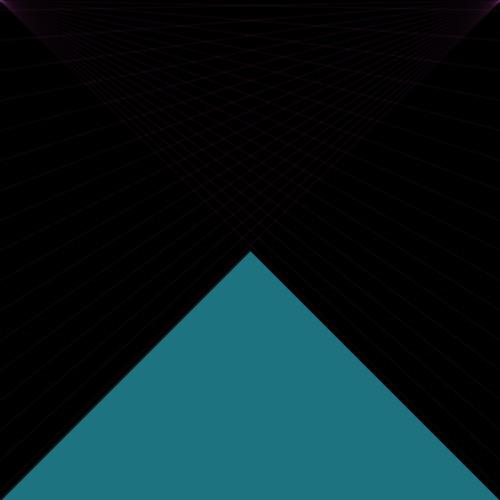
Frame 1 (no input)
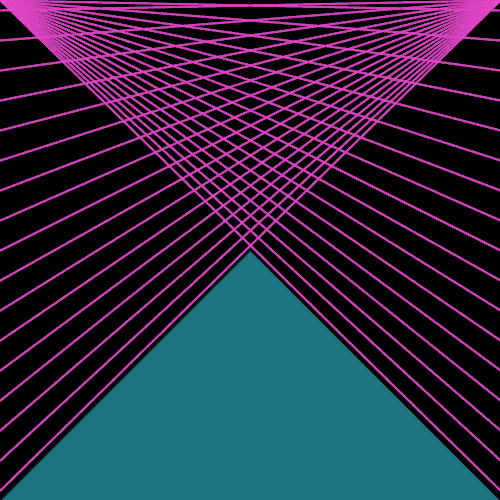
Frame 60 (the mouse pressed at the canvas centre just before this capture)
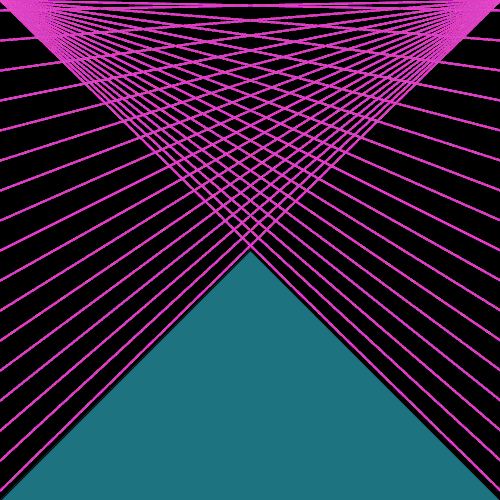
Frame 120 (the mouse held since frame 60 and released just before this capture)

The Processing sketch that drew these frames (run headless with seeded random() and noise(); from frame 60 on, the mouse is pressed at the canvas centre):

// Processing sketch: processing_167105
// ── processing_167105.pde

//lines' repetition using for loop, change of stroke color and weight
// basic shape using triangle, color using fill where I added a fourth value (transparency)

void setup(){
  size (500, 500);
  background (0);
    fill(38, 147, 165, 200);
  triangle(height/2, height/2, height, width, 0, width);
}


void draw(){
  stroke(242, 89, 209, 10);
  strokeWeight(2);
  for (int a= 10; a<height; a+=30){
  line(height, 0, 0,-a+height);
  line(0, 0, height, a);
  }

}
